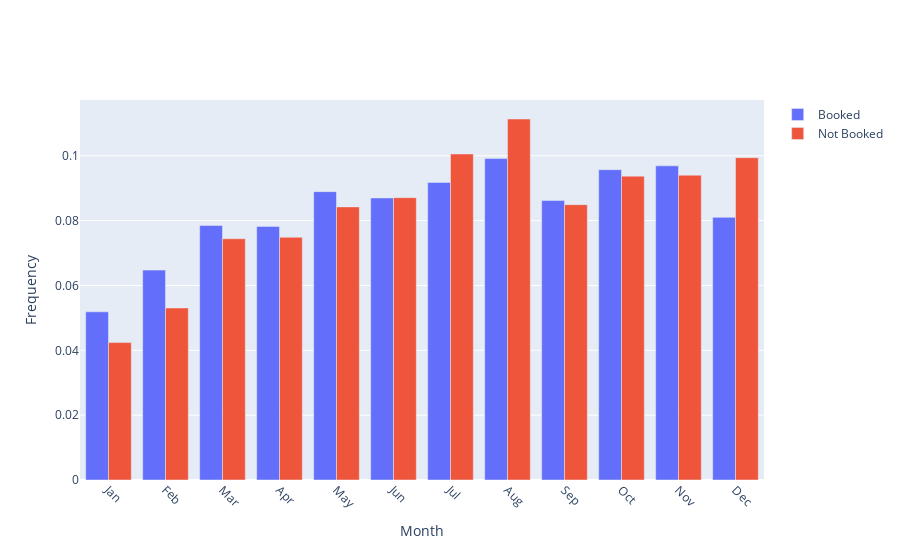

Write notebook code for a chart like this one.
### Markdown cell above
<h3 align=right style="line-height:200%;font-family:vazir;color:#0099cc">
<font face="vazir" color="#0099cc">
مصورسازی ۳
</font>
</h3>

<p dir=rtl style="direction: rtl; text-align: justify; line-height:200%; font-family:vazir; font-size:medium">
<font face="vazir">
همانند نمودار قبل برای ماه ورود نیز نمودار را رسم کنید.
</font>
</p>

<p dir=rtl style="direction: rtl; text-align: justify; line-height:200%; font-family:vazir; font-size:medium">
<font face="vazir">
خروجی نمودار شما باید مشابه با تصویر زیر باشد.
</font>
</p>

<center>
<img src = 'https://quera.org/qbox/view/vdWwvplc3K/checkIn_date_month.png'>
</center>

### Code cell
trace_not_booked = go.Bar(y = not_booked['checkIn_date_month'].value_counts().sort_index()/len(not_booked) , name= 'Not Booked') # TODO
trace_is_booked = go.Bar(y = is_booked['checkIn_date_month'].value_counts().sort_index()/len(is_booked) , name='Booked') # TODO

# در ادامهی این قسمت از کد تغییری ایجاد نکنید زیرا نمودار شما توسط سیستم داوری بررسی میشود و تغییر در این قسمت ممکن است باعث عدم داوری صحیح شود

data = [trace_is_booked, trace_not_booked]

ticktext = ['Jan', 'Feb', 'Mar', 'Apr', 'May', 'Jun', 'Jul', 'Aug', 'Sep', 'Oct', 'Nov', 'Dec']

layout = go.Layout(
    xaxis=dict(title='Month', tickangle=45, automargin=True,
             ticktext = ticktext ,tickvals = np.arange(0,12)),
    yaxis=dict(title='Frequency')
)

fig = go.Figure(data=data, layout=layout)
fig.show()
fig.write_json('./checkIn_date_month.json')

### Figure 1 — Plotly figure (JSON) as saved in the notebook; plotly's stock layout.template omitted (floating-point values rounded to 4 significant figures)
{"data": [{"name": "Booked", "type": "bar", "y": [0.05187, 0.06474, 0.0785, 0.07822, 0.08894, 0.08699, 0.09179, 0.09913, 0.08622, 0.09572, 0.09689, 0.081]}, {"name": "Not Booked", "type": "bar", "y": [0.04239, 0.05307, 0.07441, 0.07486, 0.08424, 0.08708, 0.1006, 0.1113, 0.08492, 0.09371, 0.09402, 0.09941]}], "layout": {"xaxis": {"automargin": true, "tickangle": 45, "ticktext": ["Jan", "Feb", "Mar", "Apr", "May", "Jun", "Jul", "Aug", "Sep", "Oct", "Nov", "Dec"], "tickvals": [0, 1, 2, 3, 4, 5, 6, 7, 8, 9, 10, 11], "title": {"text": "Month"}}, "yaxis": {"title": {"text": "Frequency"}}}}
